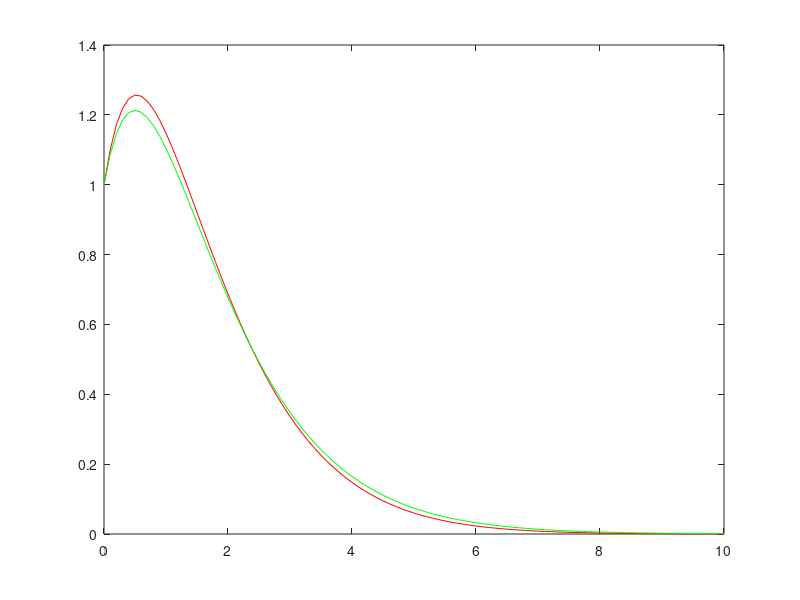

Write the MATLAB code that produced this figure.
clc
clearvars

yp=1; y=1; dx=0.1; x=0:dx:10;

for i=1:length(x)-1

    z(i)=yp(i);
    zp(i)=-2.*z(i)-y(i);
        
    y12(i)=y(i)+0.5*dx.*zp(i);
        zp12(i)=-2.*z(i)-y12(i);
    yp12(i)=yp(i)+0.5.*dx.*zp12(i);
        z12(i)=yp(i);
     
    yp(i+1)=yp(i)+dx.*zp12(i);
    y(i+1)=y(i)+dx.*z12(i);
    
end
yt=(1+2.*x).*exp(-x)
plot(x,y,'r',x,yt,'g')